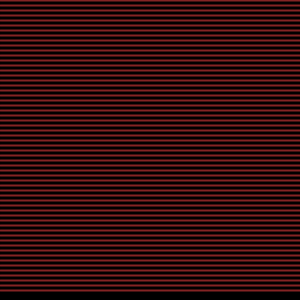
Frame 1 (no input)
Frame 60 (the mouse pressed at the canvas centre just before this capture): identical to frame 1, image omitted
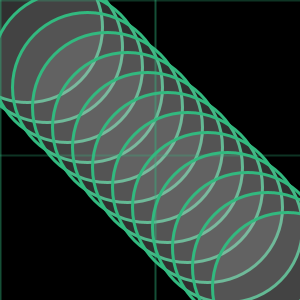
Frame 120 (the mouse held since frame 60 and released just before this capture)

The Processing sketch that drew these frames (run headless with seeded random() and noise(); from frame 60 on, the mouse is pressed at the canvas centre):

// Processing sketch: processing_37437
// ── processing_37437.pde

void setup () {
  smooth();
  size(300, 300);
}

int a = 10;

void draw() {
  colorMode(HSB, width+50);
  background(0);

  //Draw ellipse that grows proportionally and changes color as mouseX approaches "width"
  for (int x = 27; x < 290; x+=20) {
    fill(255, 50);
    strokeWeight(3);
    stroke(mouseX, 255, 255);
    ellipse(x, x, mouseX, mouseX);

  //Draw bounding line that becomes translucent as mouseX approaches "width"
  }
  for (int x = 0; x<width-5; x+=5+mouseX) {
    strokeWeight(2);
    stroke(mouseX, 255, 255, mouseX);
    line (x, 0, x, width);

  //Draw bounding line that becomes opaque as mouseX approaches "width"
  }
  for (int y = 0; y<height-5; y+=5+mouseX) {
    strokeWeight(2);
    stroke(mouseX, 255, 255, 250-mouseX);
    line (0, y, height, y);
  }
}
